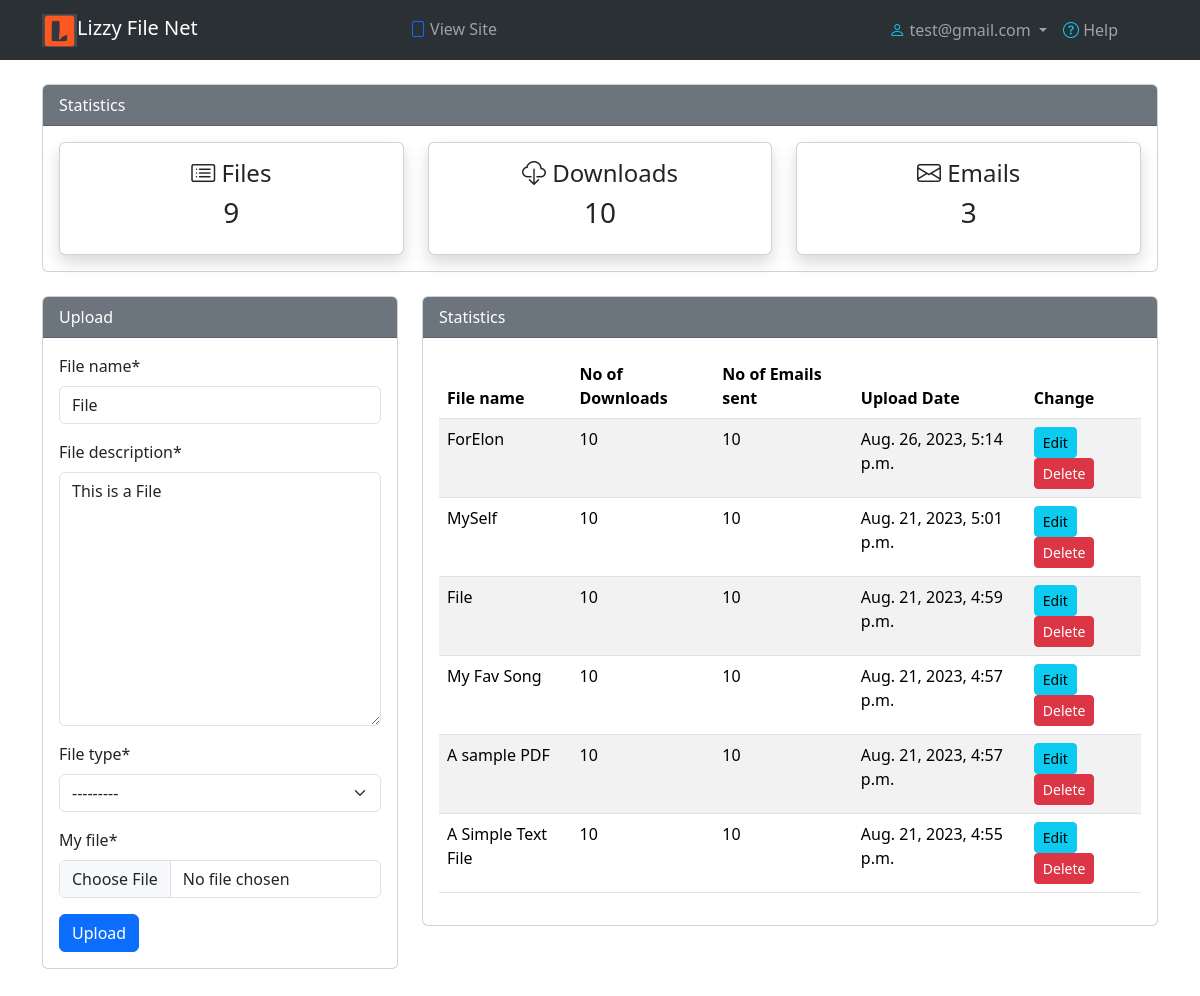
The page /admin_panel/ (signed in) on the database as committed earlier.
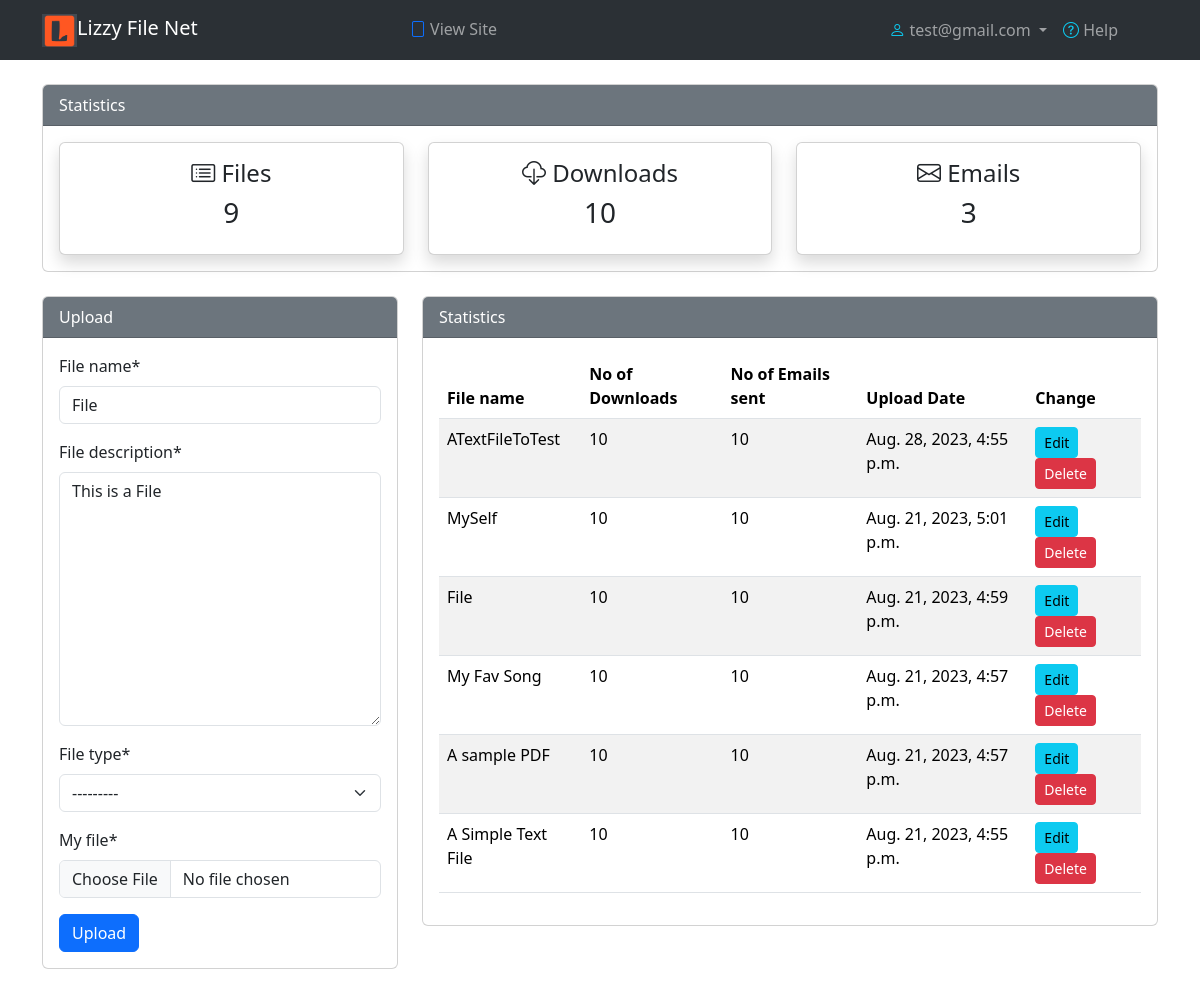
The same page on the database as committed later.
### dashboard/models.py (models this page shows, shortened)
class MyFileManager(models.Model):
    file_name = models.CharField(max_length=200, default="File", blank=False)  # title
    file_description = models.TextField(default='This is a File', max_length=200, blank=False) # description
    file_type = models.CharField(max_length=20, choices=MYFILETYPES)
    my_file = models.FileField(upload_to="all_files")
    ids = models.AutoField(primary_key=True)
    file_upload_date =  models.DateTimeField(auto_now_add=True)
    class Meta:
        ordering = ('-file_upload_date',)

### dashboard/views.py (the view)
# urls.py: path('admin_panel/', views.admin_panel, name="admin_panel" ),
@login_required
def admin_panel(request):
    the_files = MyFileManager.objects.all()
    if request.method == "POST":
        form  = MyFileManagerForm(request.POST, request.FILES)
        if form.is_valid():
            form.save()
            return redirect('admin_panel')
    else:
        form = MyFileManagerForm()
    context = {
        'the_files': the_files,
        'form': form,
    }
    return render(
        request=request,
        template_name='dashboard/admin_panel.html',
        context=context
    )

### dashboard/forms.py
class MyFileManagerForm(forms.ModelForm):
    class Meta:
        model = MyFileManager
        fields = ('file_name', 'file_description', 'file_type', 'my_file')

### templates/dashboard/admin_panel.html (shortened to what the changed rows need)
{% extends 'base/base_bootstrap.html' %}
{% load static %}
{% load crispy_forms_tags %}
{% block content %}
<br>
<div class='container'>
    <div class="row">
        <div class="col-md-8 mt-4">
            <div class="card">
                <div class="card-body">
                    <table class="table table table-striped">
                    <thead>
                        <tr>
                        <th scope="col"> File name </th>
                        <th scope="col"> No of Downloads </th>
                        <th scope="col"> No of Emails sent </th>
                        <th scope="col"> Upload Date </th>
                        <th scope="col"> Change </th>
                        </tr>
                    </thead>
                    <tbody>
                        {% for the_file in the_files %}
                        <tr>
                            <td> {{ the_file.file_name }} </td>
                            <td> 10 </td>
                            <td> 10 </td>
                            <td> {{the_file.file_upload_date}} </td>
                            <td>
                                <a class="btn btn-info btn-sm" href="{% url 'file_update' the_file.ids %}">Edit</a>
                                <a class="btn btn-danger btn-sm" href="{% url 'file_delete' the_file.ids %}">Delete</a>
                            </td>
                        </tr>
                        {% endfor %}
                    </tbody>
                    </table>
                </div>
            </div>
        </div>
    </div>
</div>
<br><br>
{% endblock %}

Rows that differ between the two databases and show on the page:
removed MyFileManager: file_name "ForElon", file_upload_date "Aug. 26, 2023, 5:14 p.m."
added MyFileManager: file_name "ATextFileToTest", file_upload_date "Aug. 28, 2023, 4:55 p.m."
